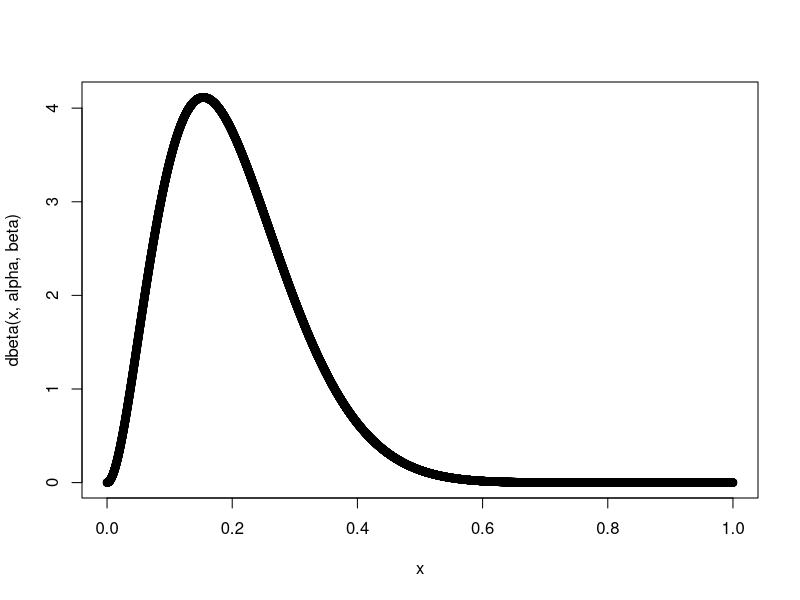
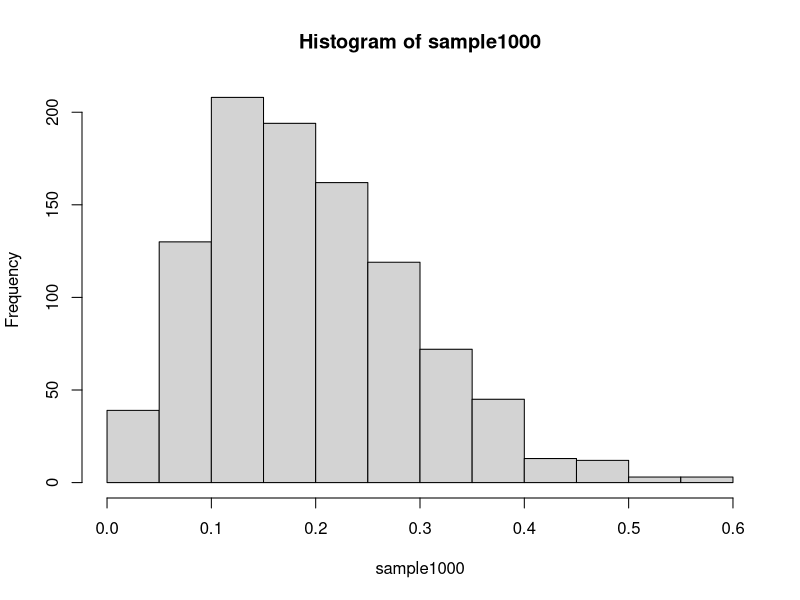

The R script that drew these images, in order:
x <- seq(0, 1, length.out = 10000)
m = .2
sigmasq = .01

alpha = m * (m * (1 - m) / sigmasq - 1)
beta = alpha * (1 - m) / m

plot(x, dbeta(x, alpha, beta))

sample1000 = rbeta(1000, alpha, beta, ncp=0)
hist(sample1000)

mean(sample1000)
var(sample1000)
left_bound = mean(sample1000) - quantile(sample1000, probs = 0.95)
right_bound = mean(sample1000) + quantile(sample1000, probs = 0.95)
